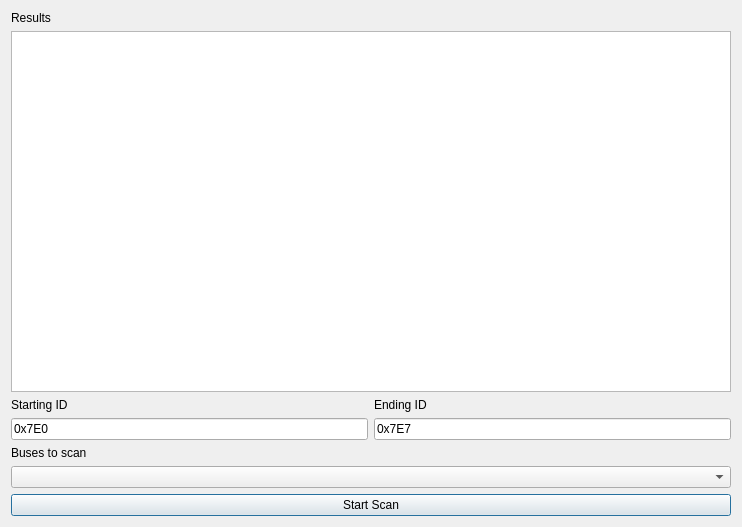
<?xml version="1.0" encoding="UTF-8"?>
<ui version="4.0">
 <class>UDSScanWindow</class>
 <widget class="QDialog" name="UDSScanWindow">
  <property name="geometry">
   <rect>
    <x>0</x>
    <y>0</y>
    <width>742</width>
    <height>527</height>
   </rect>
  </property>
  <property name="windowTitle">
   <string>Dialog</string>
  </property>
  <layout class="QVBoxLayout" name="verticalLayout">
   <item>
    <widget class="QLabel" name="label_2">
     <property name="text">
      <string>Results</string>
     </property>
    </widget>
   </item>
   <item>
    <widget class="QListWidget" name="listResults"/>
   </item>
   <item>
    <layout class="QHBoxLayout" name="horizontalLayout">
     <item>
      <layout class="QVBoxLayout" name="verticalLayout_3">
       <item>
        <widget class="QLabel" name="label_4">
         <property name="text">
          <string>Starting ID</string>
         </property>
        </widget>
       </item>
       <item>
        <widget class="QLineEdit" name="txtStartID">
         <property name="text">
          <string>0x7E0</string>
         </property>
        </widget>
       </item>
      </layout>
     </item>
     <item>
      <layout class="QVBoxLayout" name="verticalLayout_2">
       <item>
        <widget class="QLabel" name="label_3">
         <property name="text">
          <string>Ending ID</string>
         </property>
        </widget>
       </item>
       <item>
        <widget class="QLineEdit" name="txtEndID">
         <property name="text">
          <string>0x7E7</string>
         </property>
        </widget>
       </item>
      </layout>
     </item>
    </layout>
   </item>
   <item>
    <widget class="QLabel" name="label">
     <property name="text">
      <string>Buses to scan</string>
     </property>
    </widget>
   </item>
   <item>
    <widget class="QComboBox" name="cbBuses"/>
   </item>
   <item>
    <widget class="QPushButton" name="btnScan">
     <property name="text">
      <string>Start Scan</string>
     </property>
    </widget>
   </item>
  </layout>
 </widget>
 <resources/>
 <connections/>
</ui>
